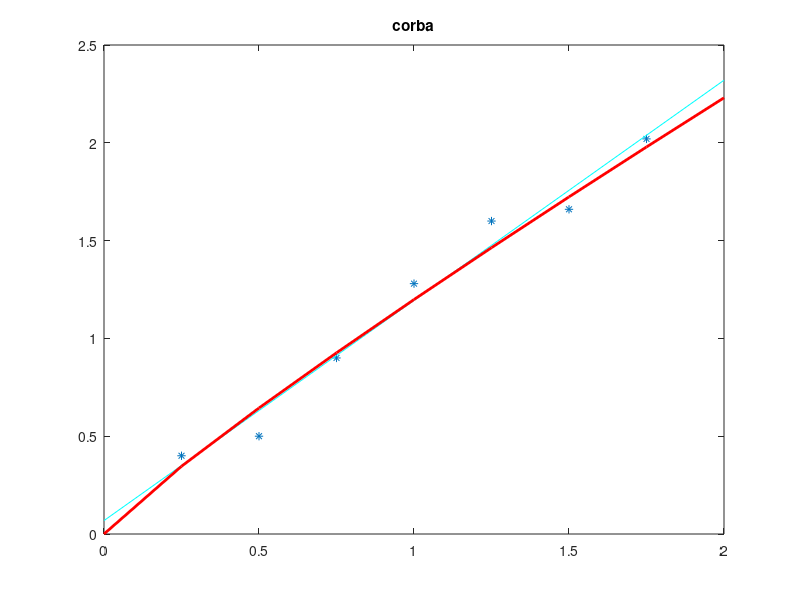

The MATLAB script that drew this image:
X=[0.25 0.50 0.75 1.00 1.25 1.5 1.75];Y=[0.40 0.50 0.90 1.28 1.60 1.66 2.02];Tabla=[X;Y]'%ajuste por recta%%y=a0+a1*xdisp('recta')A=[ones(size(X)); X]'b=Y';solr=A\bZ=0:0.25:2;%%solr(1)=a0 y solr(2)=a1recta=solr(1)+solr(2)*Z;plot(X,Y,'*',Z,recta,'c','LineWidth',2),title('recta')e=Y-(solr(1)+solr(2)*X);rrecta=norm(e)%%ajuste por polinomio de grado 4%%y=a0 + a1*x + a2*x**2 + a3*x**3 +a4*x**4disp('polinomio')A=vander(X); %%mirar help vanderA(:,1:2)=[]b=Y';[Q,R]=qr(A);b1=Q'*b;coef_pol=R\b1ZZ=0:0.1:2;pol=polyval(coef_pol,ZZ);e=Y-polyval(coef_pol,X);rpol=norm(e)plot(X,Y,'*',Z,recta,'c',ZZ,pol,'r','Linewidth',2)%%para una potenciadisp('potencia')A=[ones(size(X)); log(X)]'b=log(Y)';[Q,R]=qr(A);b1=Q'*b;p=R\b1Z=0:0.25:2;corba = exp(p(1)).*Z.^p(2);e=Y-(exp(p(1)).*X.^p(2));rcorba=norm(e)plot(X,Y,'*',Z,recta,'c',Z,corba,'r','LineWidth',2),title('corba')